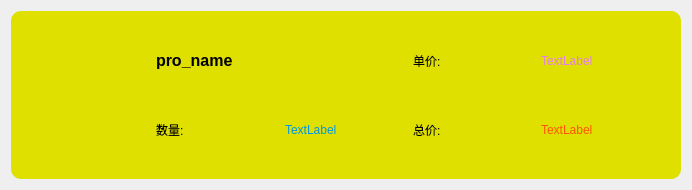
<?xml version="1.0" encoding="UTF-8"?>
<ui version="4.0">
 <class>OrderItem</class>
 <widget class="QWidget" name="OrderItem">
  <property name="geometry">
   <rect>
    <x>0</x>
    <y>0</y>
    <width>692</width>
    <height>190</height>
   </rect>
  </property>
  <property name="minimumSize">
   <size>
    <width>0</width>
    <height>190</height>
   </size>
  </property>
  <property name="maximumSize">
   <size>
    <width>16777215</width>
    <height>200</height>
   </size>
  </property>
  <property name="windowTitle">
   <string>Form</string>
  </property>
  <layout class="QVBoxLayout" name="verticalLayout">
   <item>
    <widget class="QWidget" name="widget_5" native="true">
     <property name="styleSheet">
      <string notr="true">border-radius: 10px;
background-color: rgb(223, 223, 0);</string>
     </property>
     <layout class="QHBoxLayout" name="horizontalLayout">
      <item>
       <widget class="QWidget" name="widget" native="true">
        <property name="sizePolicy">
         <sizepolicy hsizetype="Fixed" vsizetype="Fixed">
          <horstretch>0</horstretch>
          <verstretch>0</verstretch>
         </sizepolicy>
        </property>
        <property name="minimumSize">
         <size>
          <width>100</width>
          <height>100</height>
         </size>
        </property>
        <property name="maximumSize">
         <size>
          <width>121</width>
          <height>121</height>
         </size>
        </property>
       </widget>
      </item>
      <item>
       <widget class="QWidget" name="widget_6" native="true">
        <layout class="QGridLayout" name="gridLayout">
         <item row="0" column="0">
          <widget class="QLabel" name="lab_name">
           <property name="font">
            <font>
             <pointsize>12</pointsize>
             <weight>75</weight>
             <bold>true</bold>
            </font>
           </property>
           <property name="styleSheet">
            <string notr="true">background:transparent;</string>
           </property>
           <property name="text">
            <string>pro_name</string>
           </property>
          </widget>
         </item>
         <item row="0" column="1">
          <widget class="QWidget" name="widget_2" native="true">
           <property name="styleSheet">
            <string notr="true">background:transparent;</string>
           </property>
           <layout class="QHBoxLayout" name="horizontalLayout_2">
            <property name="leftMargin">
             <number>0</number>
            </property>
            <property name="rightMargin">
             <number>0</number>
            </property>
            <item>
             <widget class="QLabel" name="label_2">
              <property name="styleSheet">
               <string notr="true">font: 11pt &quot;黑体&quot;;</string>
              </property>
              <property name="text">
               <string>单价:</string>
              </property>
             </widget>
            </item>
            <item>
             <widget class="QLabel" name="lab_price">
              <property name="styleSheet">
               <string notr="true">font: 11pt &quot;楷体&quot;;
color:rgb(226, 129, 225);</string>
              </property>
              <property name="text">
               <string>TextLabel</string>
              </property>
             </widget>
            </item>
           </layout>
          </widget>
         </item>
         <item row="1" column="0">
          <widget class="QWidget" name="widget_3" native="true">
           <property name="styleSheet">
            <string notr="true">background:transparent;</string>
           </property>
           <layout class="QHBoxLayout" name="horizontalLayout_3">
            <property name="leftMargin">
             <number>0</number>
            </property>
            <property name="rightMargin">
             <number>0</number>
            </property>
            <item>
             <widget class="QLabel" name="label_4">
              <property name="styleSheet">
               <string notr="true">font: 11pt &quot;黑体&quot;;</string>
              </property>
              <property name="text">
               <string>数量:</string>
              </property>
             </widget>
            </item>
            <item>
             <widget class="QLabel" name="lab_num">
              <property name="styleSheet">
               <string notr="true">font: 11pt &quot;楷体&quot;;
color:rgb(0, 151, 227);</string>
              </property>
              <property name="text">
               <string>TextLabel</string>
              </property>
             </widget>
            </item>
           </layout>
          </widget>
         </item>
         <item row="1" column="1">
          <widget class="QWidget" name="widget_4" native="true">
           <property name="styleSheet">
            <string notr="true">background:transparent;</string>
           </property>
           <layout class="QHBoxLayout" name="horizontalLayout_4">
            <property name="leftMargin">
             <number>0</number>
            </property>
            <property name="rightMargin">
             <number>0</number>
            </property>
            <item>
             <widget class="QLabel" name="label_6">
              <property name="styleSheet">
               <string notr="true">font: 11pt &quot;黑体&quot;;</string>
              </property>
              <property name="text">
               <string>总价:</string>
              </property>
             </widget>
            </item>
            <item>
             <widget class="QLabel" name="lab_tolprice">
              <property name="styleSheet">
               <string notr="true">font: 11pt &quot;楷体&quot;;
color:rgb(255, 85, 0);</string>
              </property>
              <property name="text">
               <string>TextLabel</string>
              </property>
             </widget>
            </item>
           </layout>
          </widget>
         </item>
        </layout>
       </widget>
      </item>
     </layout>
    </widget>
   </item>
  </layout>
 </widget>
 <resources/>
 <connections/>
</ui>
